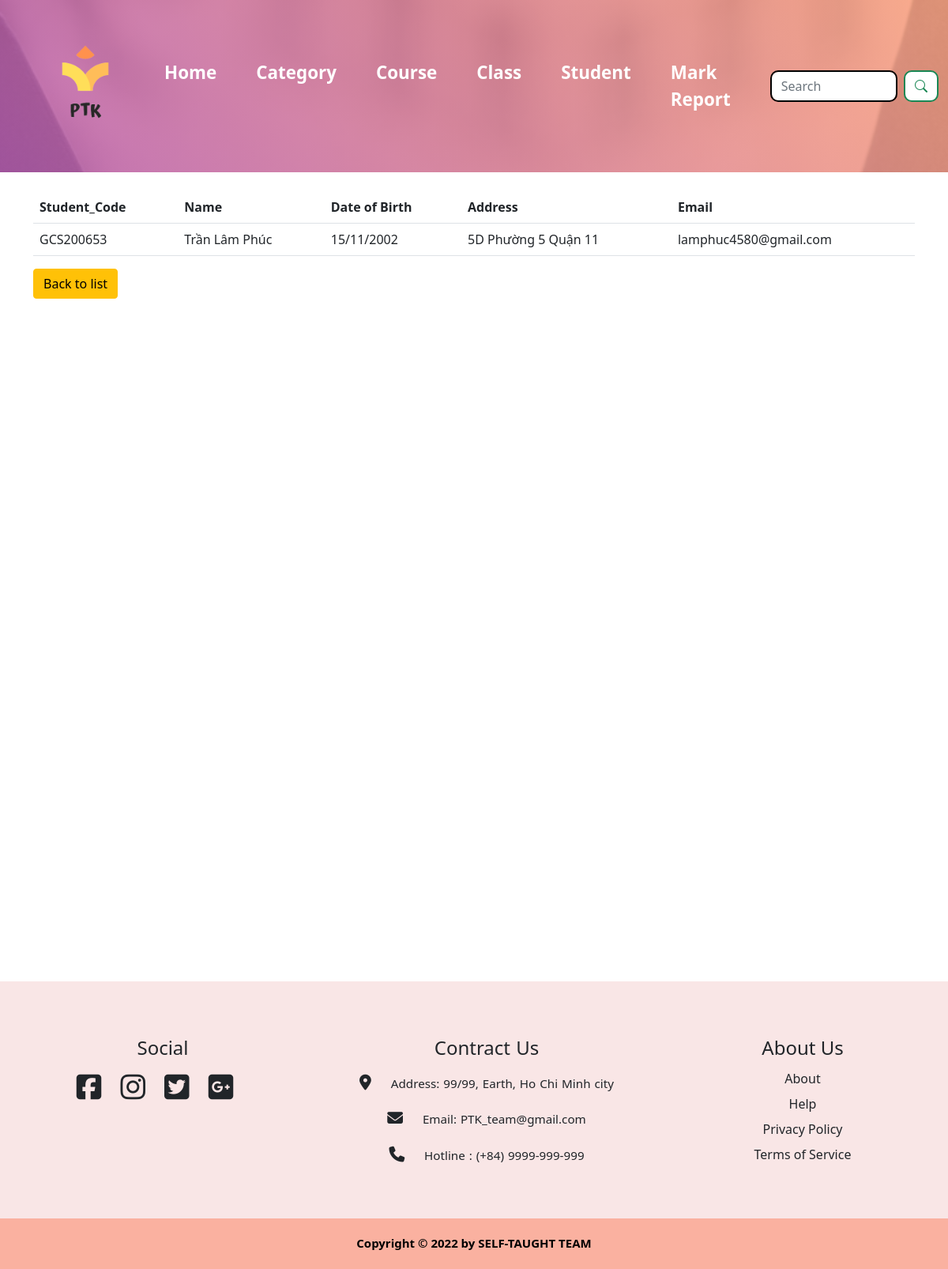
/student/student/2, run on the app's committed database.
### student/models.py (models this page shows, shortened)
class Student(models.Model):
    student_code = models.CharField(max_length=10)
    name = models.CharField(max_length=30)
    address = models.TextField(max_length=30)
    email = models.EmailField(max_length=30)
    dob = models.CharField(max_length=11)
    course = models.ForeignKey(Course, on_delete=models.CASCADE)
    classroom = models.ForeignKey(ClassRoom, on_delete=models.CASCADE)

### student/views.py (the view)
# urls.py: path("student/<int:id>", views.student_details),
def student_details(request, id):
    student = Student.objects.get(id=id)
    context = {
        "student": student,
    }
    return render(request, "student/student/student_details.html", context)

### student/templates/student/student/student_details.html
{% extends 'base.html' %}
{% load static %}
{% block content %}
<link rel="stylesheet" href="{% static 'css/style.css' %}">
<table class="table">
    <tr>
        <th>Student_Code</th>
        <th>Name</th>
        <th>Date of Birth</th>
        <th>Address</th>
        <th>Email</th>
    </tr>
    <tr>
        <td>{{student.student_code}}</td>
        <td>{{student.name}}</td>
        <td>{{student.dob}}</td>
        <td>{{student.address}}</td>
        <td>{{student.email}}</td>
    </tr>
</table>
<a class="btn btn-warning" href="back_to_studentlist">Back to list</a>
{% endblock content %}

### data on the page
Student: student_code "GCS200653", name "Trần Lâm Phúc", dob "15/11/2002", address "5D Phường 5 Quận 11", email "lamphuc4580@gmail.com"
